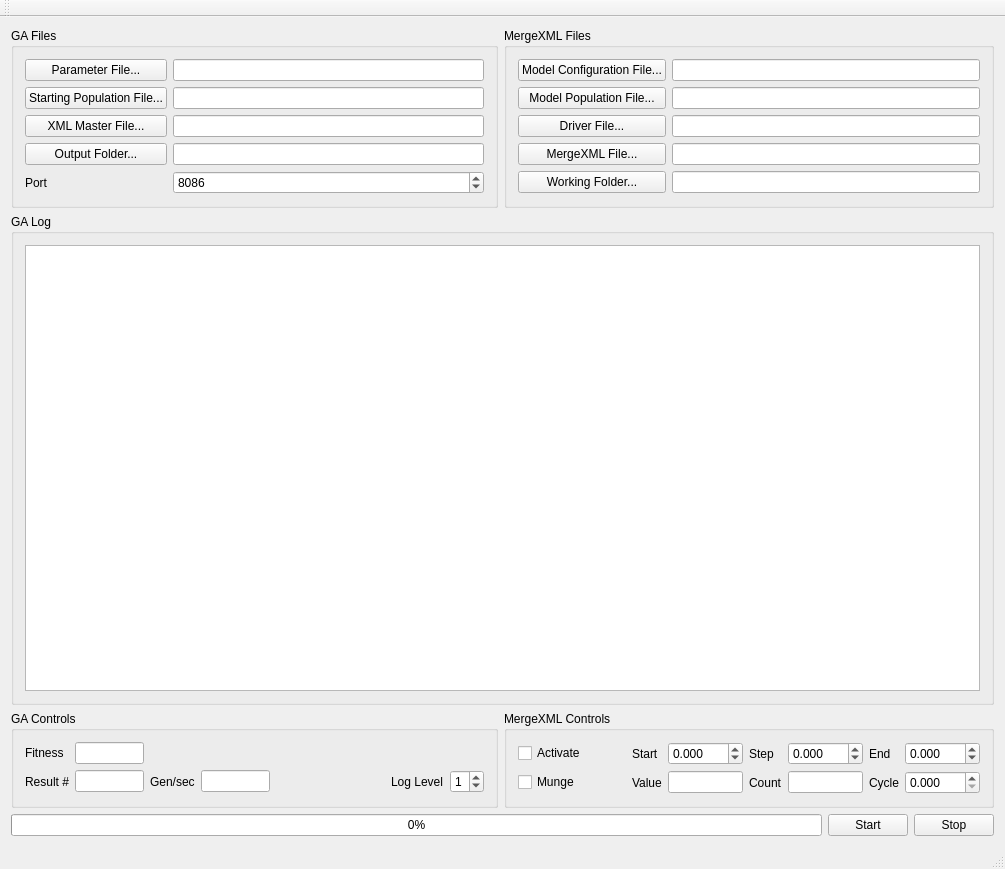
<?xml version="1.0" encoding="UTF-8"?>
<ui version="4.0">
 <class>AsynchronousGAQtWidget</class>
 <widget class="QMainWindow" name="AsynchronousGAQtWidget">
  <property name="geometry">
   <rect>
    <x>0</x>
    <y>0</y>
    <width>1005</width>
    <height>869</height>
   </rect>
  </property>
  <property name="windowTitle">
   <string>AsynchronousGAQtWidget</string>
  </property>
  <widget class="QWidget" name="centralWidget">
   <layout class="QGridLayout" name="gridLayout_5">
    <item row="0" column="0">
     <widget class="QGroupBox" name="groupBox">
      <property name="title">
       <string>GA Files</string>
      </property>
      <layout class="QGridLayout" name="gridLayout_2">
       <item row="3" column="1">
        <widget class="QLineEdit" name="lineEditOutputFolder">
         <property name="toolTip">
          <string>Optional</string>
         </property>
        </widget>
       </item>
       <item row="3" column="0">
        <widget class="QPushButton" name="pushButtonOutputFolder">
         <property name="toolTip">
          <string>Optional</string>
         </property>
         <property name="text">
          <string>Output Folder...</string>
         </property>
        </widget>
       </item>
       <item row="2" column="1">
        <widget class="QLineEdit" name="lineEditXMLMasterFile">
         <property name="toolTip">
          <string>Required</string>
         </property>
        </widget>
       </item>
       <item row="1" column="0">
        <widget class="QPushButton" name="pushButtonStartingPopulationFile">
         <property name="toolTip">
          <string>Optional</string>
         </property>
         <property name="text">
          <string>Starting Population File...</string>
         </property>
        </widget>
       </item>
       <item row="1" column="1">
        <widget class="QLineEdit" name="lineEditStartingPopulationFile">
         <property name="toolTip">
          <string>Optional</string>
         </property>
        </widget>
       </item>
       <item row="0" column="1">
        <widget class="QLineEdit" name="lineEditParameterFile">
         <property name="toolTip">
          <string>Required</string>
         </property>
        </widget>
       </item>
       <item row="2" column="0">
        <widget class="QPushButton" name="pushButtonXMLMasterFile">
         <property name="toolTip">
          <string>Required</string>
         </property>
         <property name="text">
          <string>XML Master File...</string>
         </property>
        </widget>
       </item>
       <item row="0" column="0">
        <widget class="QPushButton" name="pushButtonParameterFile">
         <property name="toolTip">
          <string>Required</string>
         </property>
         <property name="text">
          <string>Parameter File...</string>
         </property>
        </widget>
       </item>
       <item row="4" column="1">
        <widget class="QSpinBox" name="spinBoxPort">
         <property name="maximum">
          <number>65553</number>
         </property>
         <property name="value">
          <number>8086</number>
         </property>
        </widget>
       </item>
       <item row="4" column="0">
        <widget class="QLabel" name="label_11">
         <property name="text">
          <string>Port</string>
         </property>
         <property name="alignment">
          <set>Qt::AlignLeading|Qt::AlignLeft|Qt::AlignVCenter</set>
         </property>
        </widget>
       </item>
      </layout>
     </widget>
    </item>
    <item row="0" column="1">
     <widget class="QGroupBox" name="groupBox_4">
      <property name="title">
       <string>MergeXML Files</string>
      </property>
      <layout class="QGridLayout" name="gridLayout_4">
       <item row="0" column="0">
        <widget class="QPushButton" name="pushButtonModelConfigurationFile">
         <property name="text">
          <string>Model Configuration File...</string>
         </property>
        </widget>
       </item>
       <item row="0" column="1">
        <widget class="QLineEdit" name="lineEditModelConfigurationFile"/>
       </item>
       <item row="1" column="0">
        <widget class="QPushButton" name="pushButtonModelPopulationFile">
         <property name="text">
          <string>Model Population File...</string>
         </property>
        </widget>
       </item>
       <item row="1" column="1">
        <widget class="QLineEdit" name="lineEditModelPopulationFile"/>
       </item>
       <item row="2" column="0">
        <widget class="QPushButton" name="pushButtonDriverFile">
         <property name="text">
          <string>Driver File...</string>
         </property>
        </widget>
       </item>
       <item row="2" column="1">
        <widget class="QLineEdit" name="lineEditDriverFile"/>
       </item>
       <item row="3" column="0">
        <widget class="QPushButton" name="pushButtonMergeXMLFile">
         <property name="text">
          <string>MergeXML File...</string>
         </property>
        </widget>
       </item>
       <item row="3" column="1">
        <widget class="QLineEdit" name="lineEditMergeXMLFile"/>
       </item>
       <item row="4" column="0">
        <widget class="QPushButton" name="pushButtonWorkingFolder">
         <property name="text">
          <string>Working Folder...</string>
         </property>
        </widget>
       </item>
       <item row="4" column="1">
        <widget class="QLineEdit" name="lineEditWorkingFolder"/>
       </item>
      </layout>
     </widget>
    </item>
    <item row="1" column="0" colspan="2">
     <widget class="QGroupBox" name="groupBox_2">
      <property name="title">
       <string>GA Log</string>
      </property>
      <layout class="QGridLayout" name="gridLayout">
       <item row="0" column="0">
        <widget class="QPlainTextEdit" name="plainTextEditLog">
         <property name="readOnly">
          <bool>true</bool>
         </property>
        </widget>
       </item>
      </layout>
     </widget>
    </item>
    <item row="2" column="0">
     <widget class="QGroupBox" name="groupBox_3">
      <property name="title">
       <string>GA Controls</string>
      </property>
      <layout class="QGridLayout" name="gridLayout_3">
       <item row="1" column="5">
        <widget class="QLabel" name="label">
         <property name="text">
          <string>Log Level</string>
         </property>
        </widget>
       </item>
       <item row="1" column="1">
        <widget class="QLineEdit" name="lineEditResultNumber">
         <property name="sizePolicy">
          <sizepolicy hsizetype="Expanding" vsizetype="Fixed">
           <horstretch>0</horstretch>
           <verstretch>0</verstretch>
          </sizepolicy>
         </property>
         <property name="maximumSize">
          <size>
           <width>69</width>
           <height>16777215</height>
          </size>
         </property>
         <property name="baseSize">
          <size>
           <width>0</width>
           <height>0</height>
          </size>
         </property>
         <property name="readOnly">
          <bool>true</bool>
         </property>
        </widget>
       </item>
       <item row="1" column="6">
        <widget class="QSpinBox" name="spinBoxLogLevel">
         <property name="toolTip">
          <string>0 off, 1 minimal, 2 detailed</string>
         </property>
         <property name="prefix">
          <string/>
         </property>
         <property name="minimum">
          <number>0</number>
         </property>
         <property name="maximum">
          <number>2</number>
         </property>
         <property name="value">
          <number>1</number>
         </property>
        </widget>
       </item>
       <item row="1" column="3">
        <widget class="QLineEdit" name="lineEditGenerationsPerSecond">
         <property name="maximumSize">
          <size>
           <width>69</width>
           <height>16777215</height>
          </size>
         </property>
         <property name="readOnly">
          <bool>true</bool>
         </property>
        </widget>
       </item>
       <item row="0" column="1">
        <widget class="QLineEdit" name="lineEditBestScore">
         <property name="maximumSize">
          <size>
           <width>69</width>
           <height>16777215</height>
          </size>
         </property>
         <property name="readOnly">
          <bool>true</bool>
         </property>
        </widget>
       </item>
       <item row="1" column="2">
        <widget class="QLabel" name="label_10">
         <property name="text">
          <string>Gen/sec</string>
         </property>
        </widget>
       </item>
       <item row="0" column="0">
        <widget class="QLabel" name="label_8">
         <property name="text">
          <string>Fitness</string>
         </property>
        </widget>
       </item>
       <item row="1" column="0">
        <widget class="QLabel" name="label_6">
         <property name="text">
          <string>Result #</string>
         </property>
        </widget>
       </item>
       <item row="1" column="4">
        <spacer name="horizontalSpacer">
         <property name="orientation">
          <enum>Qt::Horizontal</enum>
         </property>
         <property name="sizeHint" stdset="0">
          <size>
           <width>40</width>
           <height>20</height>
          </size>
         </property>
        </spacer>
       </item>
       <item row="0" column="4">
        <spacer name="horizontalSpacer_2">
         <property name="orientation">
          <enum>Qt::Horizontal</enum>
         </property>
         <property name="sizeHint" stdset="0">
          <size>
           <width>40</width>
           <height>20</height>
          </size>
         </property>
        </spacer>
       </item>
      </layout>
     </widget>
    </item>
    <item row="2" column="1">
     <widget class="QGroupBox" name="groupBox_5">
      <property name="title">
       <string>MergeXML Controls</string>
      </property>
      <layout class="QGridLayout" name="gridLayout_7">
       <item row="0" column="0">
        <widget class="QCheckBox" name="checkBoxMergeXMLActivate">
         <property name="text">
          <string>Activate</string>
         </property>
        </widget>
       </item>
       <item row="0" column="2">
        <widget class="QLabel" name="label_3">
         <property name="text">
          <string>Start</string>
         </property>
        </widget>
       </item>
       <item row="0" column="3">
        <widget class="QDoubleSpinBox" name="doubleSpinBoxStartValue">
         <property name="decimals">
          <number>3</number>
         </property>
         <property name="minimum">
          <double>-999.990000000000009</double>
         </property>
         <property name="maximum">
          <double>999.990000000000009</double>
         </property>
        </widget>
       </item>
       <item row="0" column="4">
        <widget class="QLabel" name="label_5">
         <property name="text">
          <string>Step</string>
         </property>
        </widget>
       </item>
       <item row="1" column="7">
        <widget class="QDoubleSpinBox" name="doubleSpinBoxOutputCycle">
         <property name="decimals">
          <number>3</number>
         </property>
         <property name="maximum">
          <double>999.990000000000009</double>
         </property>
        </widget>
       </item>
       <item row="1" column="3">
        <widget class="QLineEdit" name="lineEditCurrentLoopValue">
         <property name="sizePolicy">
          <sizepolicy hsizetype="Ignored" vsizetype="Fixed">
           <horstretch>0</horstretch>
           <verstretch>0</verstretch>
          </sizepolicy>
         </property>
         <property name="readOnly">
          <bool>true</bool>
         </property>
        </widget>
       </item>
       <item row="1" column="4">
        <widget class="QLabel" name="label_9">
         <property name="text">
          <string>Count</string>
         </property>
        </widget>
       </item>
       <item row="0" column="7">
        <widget class="QDoubleSpinBox" name="doubleSpinBoxEndValue">
         <property name="decimals">
          <number>3</number>
         </property>
         <property name="minimum">
          <double>-999.990000000000009</double>
         </property>
         <property name="maximum">
          <double>999.990000000000009</double>
         </property>
        </widget>
       </item>
       <item row="0" column="5">
        <widget class="QDoubleSpinBox" name="doubleSpinBoxStepValue">
         <property name="decimals">
          <number>3</number>
         </property>
         <property name="minimum">
          <double>-999.990000000000009</double>
         </property>
         <property name="maximum">
          <double>999.990000000000009</double>
         </property>
        </widget>
       </item>
       <item row="1" column="0">
        <widget class="QCheckBox" name="checkBoxMunge">
         <property name="text">
          <string>Munge</string>
         </property>
        </widget>
       </item>
       <item row="1" column="5">
        <widget class="QLineEdit" name="lineEditCurrentLoopCount">
         <property name="sizePolicy">
          <sizepolicy hsizetype="Ignored" vsizetype="Fixed">
           <horstretch>0</horstretch>
           <verstretch>0</verstretch>
          </sizepolicy>
         </property>
         <property name="readOnly">
          <bool>true</bool>
         </property>
        </widget>
       </item>
       <item row="0" column="6">
        <widget class="QLabel" name="label_2">
         <property name="text">
          <string>End</string>
         </property>
        </widget>
       </item>
       <item row="1" column="2">
        <widget class="QLabel" name="label_7">
         <property name="text">
          <string>Value</string>
         </property>
        </widget>
       </item>
       <item row="1" column="6">
        <widget class="QLabel" name="label_4">
         <property name="text">
          <string>Cycle</string>
         </property>
        </widget>
       </item>
       <item row="1" column="1">
        <spacer name="horizontalSpacer_3">
         <property name="orientation">
          <enum>Qt::Horizontal</enum>
         </property>
         <property name="sizeHint" stdset="0">
          <size>
           <width>40</width>
           <height>20</height>
          </size>
         </property>
        </spacer>
       </item>
       <item row="0" column="1">
        <spacer name="horizontalSpacer_4">
         <property name="orientation">
          <enum>Qt::Horizontal</enum>
         </property>
         <property name="sizeHint" stdset="0">
          <size>
           <width>40</width>
           <height>20</height>
          </size>
         </property>
        </spacer>
       </item>
      </layout>
     </widget>
    </item>
    <item row="3" column="0" colspan="2">
     <layout class="QHBoxLayout" name="horizontalLayout">
      <item>
       <widget class="QProgressBar" name="progressBar">
        <property name="toolTip">
         <string>Progress</string>
        </property>
        <property name="value">
         <number>0</number>
        </property>
       </widget>
      </item>
      <item>
       <widget class="QPushButton" name="pushButtonStart">
        <property name="text">
         <string>Start</string>
        </property>
       </widget>
      </item>
      <item>
       <widget class="QPushButton" name="pushButtonStop">
        <property name="text">
         <string>Stop</string>
        </property>
       </widget>
      </item>
     </layout>
    </item>
   </layout>
  </widget>
  <widget class="QMenuBar" name="menuBar">
   <property name="geometry">
    <rect>
     <x>0</x>
     <y>0</y>
     <width>1005</width>
     <height>21</height>
    </rect>
   </property>
  </widget>
  <widget class="QToolBar" name="mainToolBar">
   <attribute name="toolBarArea">
    <enum>TopToolBarArea</enum>
   </attribute>
   <attribute name="toolBarBreak">
    <bool>false</bool>
   </attribute>
  </widget>
  <widget class="QStatusBar" name="statusBar"/>
  <action name="actionQuit">
   <property name="text">
    <string>Quit</string>
   </property>
   <property name="toolTip">
    <string>Quit</string>
   </property>
   <property name="shortcut">
    <string>Ctrl+Q</string>
   </property>
  </action>
  <action name="actionCut">
   <property name="text">
    <string>Cut</string>
   </property>
  </action>
  <action name="actionCopy">
   <property name="text">
    <string>Copy</string>
   </property>
  </action>
  <action name="actionPaste">
   <property name="text">
    <string>Paste</string>
   </property>
  </action>
 </widget>
 <layoutdefault spacing="6" margin="11"/>
 <tabstops>
  <tabstop>pushButtonParameterFile</tabstop>
  <tabstop>lineEditParameterFile</tabstop>
  <tabstop>pushButtonStartingPopulationFile</tabstop>
  <tabstop>lineEditStartingPopulationFile</tabstop>
  <tabstop>pushButtonXMLMasterFile</tabstop>
  <tabstop>lineEditXMLMasterFile</tabstop>
  <tabstop>pushButtonOutputFolder</tabstop>
  <tabstop>lineEditOutputFolder</tabstop>
  <tabstop>plainTextEditLog</tabstop>
  <tabstop>spinBoxLogLevel</tabstop>
  <tabstop>pushButtonModelConfigurationFile</tabstop>
  <tabstop>lineEditModelConfigurationFile</tabstop>
  <tabstop>pushButtonModelPopulationFile</tabstop>
  <tabstop>lineEditModelPopulationFile</tabstop>
  <tabstop>pushButtonDriverFile</tabstop>
  <tabstop>lineEditDriverFile</tabstop>
  <tabstop>pushButtonWorkingFolder</tabstop>
  <tabstop>lineEditWorkingFolder</tabstop>
  <tabstop>checkBoxMergeXMLActivate</tabstop>
  <tabstop>pushButtonStart</tabstop>
  <tabstop>pushButtonStop</tabstop>
 </tabstops>
 <resources>
  <include location="Resources.qrc"/>
 </resources>
 <connections/>
</ui>
